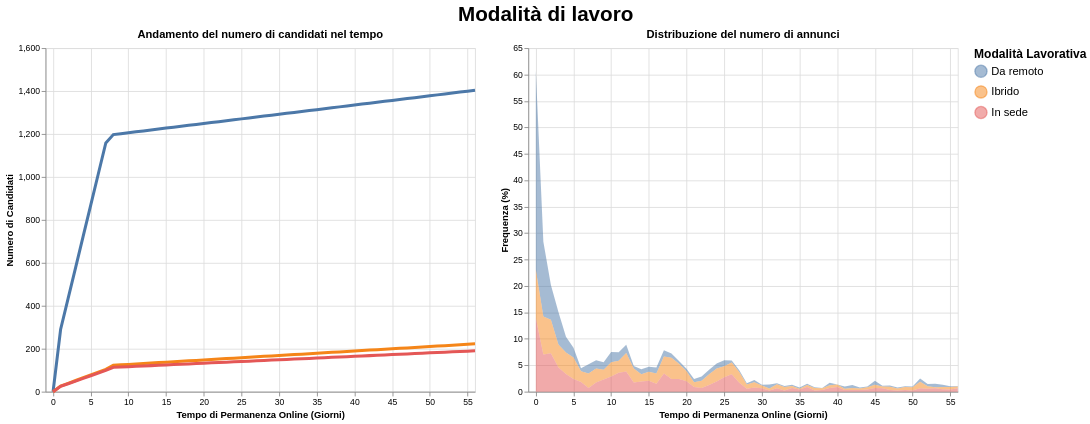

Source (Vega-Lite JSON):
### Vega-Lite specification from a JSON file in a GitHub repository (floating-point values rounded to 4 significant figures; data arrays with more than 128 entries replaced by an {"elided": "..."} marker saying what was removed)
{"$schema": "https://vega.github.io/schema/vega-lite/v5.17.0.json", "config": {"view": {"continuousHeight": 300, "continuousWidth": 300}}, "datasets": {"data-22c6b50375f5cb4e161eeac9c1939d2a": {"elided": "171 records"}, "data-75c7ceb4ca3d5077293c34fdf855ed71": {"elided": "171 records"}}, "hconcat": [{"data": {"name": "data-22c6b50375f5cb4e161eeac9c1939d2a"}, "encoding": {"color": {"field": "Tipo", "type": "nominal"}, "x": {"axis": {"title": "Tempo di Permanenza Online (Giorni)"}, "field": "Giorni", "scale": {"domain": [-1, 56]}, "type": "quantitative"}, "y": {"axis": {"title": "Numero di Candidati"}, "field": "Crescita", "type": "quantitative"}}, "height": 400, "mark": {"size": 3.5, "type": "line"}, "title": "Andamento del numero di candidati nel tempo", "transform": [{"filter": {"param": "param_5"}}], "width": 500}, {"data": {"name": "data-75c7ceb4ca3d5077293c34fdf855ed71"}, "encoding": {"color": {"field": "Tipo", "legend": {"labelFontSize": 13, "symbolSize": 200, "title": "Modalità Lavorativa", "titleFontSize": 14}, "type": "nominal"}, "x": {"axis": {"title": "Tempo di Permanenza Online (Giorni)"}, "field": "Giorni", "scale": {"domain": [-1, 56]}, "type": "quantitative"}, "y": {"axis": {"title": "Frequenza (%)"}, "field": "Frequenza", "type": "quantitative"}}, "height": 400, "mark": {"opacity": 0.5, "type": "area"}, "name": "view_5", "title": "Distribuzione del numero di annunci", "width": 500}], "params": [{"name": "param_5", "select": {"encodings": ["x"], "type": "interval"}, "views": ["view_5"]}], "resolve": {"scale": {"y": "independent"}}, "title": {"anchor": "middle", "fontSize": 24, "text": "Modalità di lavoro"}}
